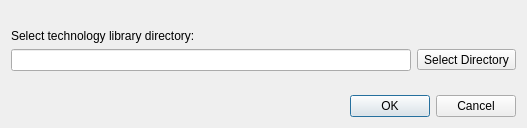
<?xml version="1.0" encoding="UTF-8"?>
<ui version="4.0">
 <class>EditTechLibDirDialog</class>
 <widget class="QDialog" name="EditTechLibDirDialog">
  <property name="geometry">
   <rect>
    <x>0</x>
    <y>0</y>
    <width>513</width>
    <height>128</height>
   </rect>
  </property>
  <property name="windowTitle">
   <string>Dialog</string>
  </property>
  <layout class="QGridLayout" name="gridLayout">
   <item row="0" column="0">
    <spacer name="verticalSpacer_2">
     <property name="orientation">
      <enum>Qt::Vertical</enum>
     </property>
     <property name="sizeHint" stdset="0">
      <size>
       <width>399</width>
       <height>8</height>
      </size>
     </property>
    </spacer>
   </item>
   <item row="1" column="0" colspan="2">
    <widget class="QLabel" name="label">
     <property name="text">
      <string>Select technology library directory:</string>
     </property>
    </widget>
   </item>
   <item row="5" column="1">
    <widget class="QToolButton" name="select_dir">
     <property name="text">
      <string>Select Directory</string>
     </property>
    </widget>
   </item>
   <item row="6" column="0">
    <spacer name="verticalSpacer">
     <property name="orientation">
      <enum>Qt::Vertical</enum>
     </property>
     <property name="sizeHint" stdset="0">
      <size>
       <width>399</width>
       <height>17</height>
      </size>
     </property>
    </spacer>
   </item>
   <item row="7" column="0" colspan="2">
    <widget class="QDialogButtonBox" name="buttonBox">
     <property name="orientation">
      <enum>Qt::Horizontal</enum>
     </property>
     <property name="standardButtons">
      <set>QDialogButtonBox::Cancel|QDialogButtonBox::Ok</set>
     </property>
    </widget>
   </item>
   <item row="5" column="0">
    <widget class="QLineEdit" name="txt_library_path">
     <property name="enabled">
      <bool>true</bool>
     </property>
     <property name="minimumSize">
      <size>
       <width>400</width>
       <height>0</height>
      </size>
     </property>
     <property name="readOnly">
      <bool>false</bool>
     </property>
    </widget>
   </item>
  </layout>
 </widget>
 <resources/>
 <connections/>
</ui>
